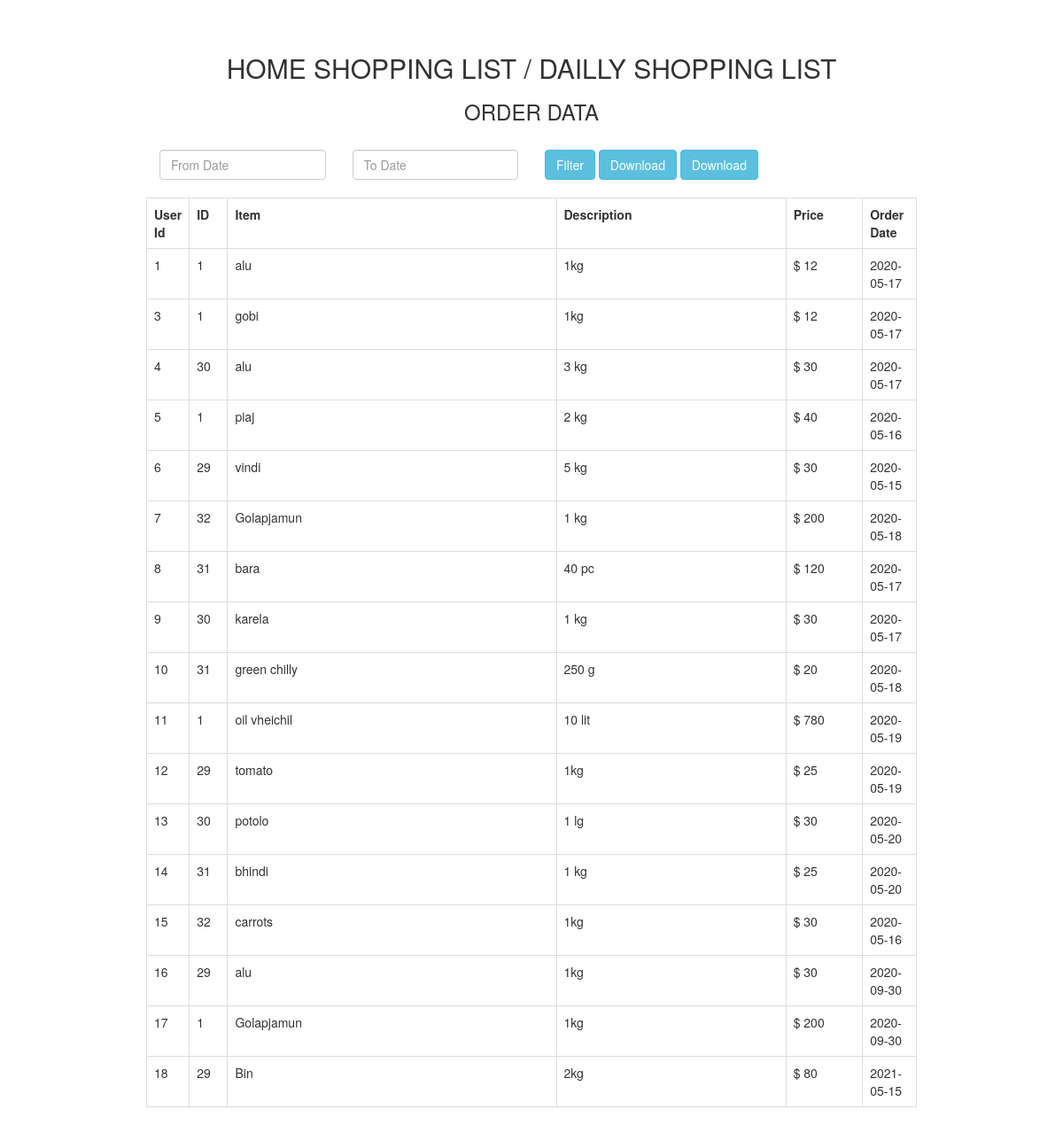
Page /list.php on the committed database.
### tables this page shows
CREATE TABLE `expence` (
  `user_id` int(11) NOT NULL,
  `id` int(11) NOT NULL,
  `item` varchar(30) NOT NULL,
  `description` varchar(30) NOT NULL,
  `price` int(11) NOT NULL,
  `dated` date NOT NULL
);

### list.php (the view, shortened to what this page needs)
<?php
 require_once 'connect.php';
 $query = "SELECT * FROM expence ORDER BY user_id";
 $result = mysqli_query($connection, $query);
 ?>
 <!DOCTYPE html>
 <html>
      <head>
           <link rel="stylesheet" href="https://maxcdn.bootstrapcdn.com/bootstrap/3.3.6/css/bootstrap.min.css" />
           <link rel="stylesheet" href="http://code.jquery.com/ui/1.11.4/themes/smoothness/jquery-ui.css">
      </head>
      <body>
           <br /><br />
           <div class="container" style="width:900px;">
                <h2 align="center">HOME SHOPPING LIST / DAILLY SHOPPING LIST</h2>
                <h3 align="center">ORDER DATA</h3><br />
                <div class="col-md-3">
                     <input type="text" name="from_date" id="from_date" class="form-control" placeholder="From Date" />
                </div>
                <div class="col-md-3">
                     <input type="text" name="to_date" id="to_date" class="form-control" placeholder="To Date" />
                </div>
                <div class="col-md-5">
                     <input type="button" name="filter" id="filter" value="Filter" class="btn btn-info" />
                     <input type="button" name="download" id="download" value="Download" class="btn btn-info"  />
                     <input type="button" name="print" id="print"value="Download" class="btn btn-info" onclick="myfun()"/>
                </div>
                <br />
                <div id="order_table">
                     <table class="table table-bordered">
                          <tr>
                               <th width="5%">User Id</th>
                               <th width="5%">ID</th>
                               <th width="43%">Item</th>
                               <th width="30%">Description</th>
                               <th width="10%">Price</th>
                               <th width="12%">Order Date</th>
                          </tr>
                     <?php
                     while($row = mysqli_fetch_array($result))
                     {
                     ?>
                          <tr>
                          	   <td><?php echo $row["user_id"]; ?></td>
                               <td><?php echo $row["id"]; ?></td>
                               <td><?php echo $row["item"]; ?></td>
                               <td><?php echo $row["description"]; ?></td>
                               <td>$ <?php echo $row["price"]; ?></td>
                               <td><?php echo $row["dated"]; ?></td>
                          </tr>
                     <?php
                     }
                     ?>
                     </table>
                </div>
           </div>
      </body>
 </html>

### rows in the picture
expence: user_id "1", id "1", item "alu", description "1kg", price "12", dated "2020-05-17"
expence: user_id "3", id "1", item "gobi", description "1kg", price "12", dated "2020-05-17"
expence: user_id "4", id "30", item "alu", description "3 kg", price "30", dated "2020-05-17"
expence: user_id "5", id "1", item "piaj", description "2 kg", price "40", dated "2020-05-16"
expence: user_id "6", id "29", item "vindi", description "5 kg", price "30", dated "2020-05-15"
expence: user_id "7", id "32", item "Golapjamun", description "1 kg", price "200", dated "2020-05-18"
expence: user_id "8", id "31", item "bara", description "40 pc", price "120", dated "2020-05-17"
expence: user_id "9", id "30", item "karela", description "1 kg", price "30", dated "2020-05-17"
expence: user_id "10", id "31", item "green chilly", description "250 g", price "20", dated "2020-05-18"
expence: user_id "11", id "1", item "oil vheichil", description "10 lit", price "780", dated "2020-05-19"
expence: user_id "12", id "29", item "tomato", description "1kg", price "25", dated "2020-05-19"
expence: user_id "13", id "30", item "potolo", description "1 lg", price "30", dated "2020-05-20"
expence: user_id "14", id "31", item "bhindi", description "1 kg", price "25", dated "2020-05-20"
expence: user_id "15", id "32", item "carrots", description "1kg", price "30", dated "2020-05-16"
expence: user_id "16", id "29", item "alu", description "1kg", price "30", dated "2020-09-30"
expence: user_id "17", id "1", item "Golapjamun", description "1kg", price "200", dated "2020-09-30"
expence: user_id "18", id "29", item "Bin", description "2kg", price "80", dated "2021-05-15"
